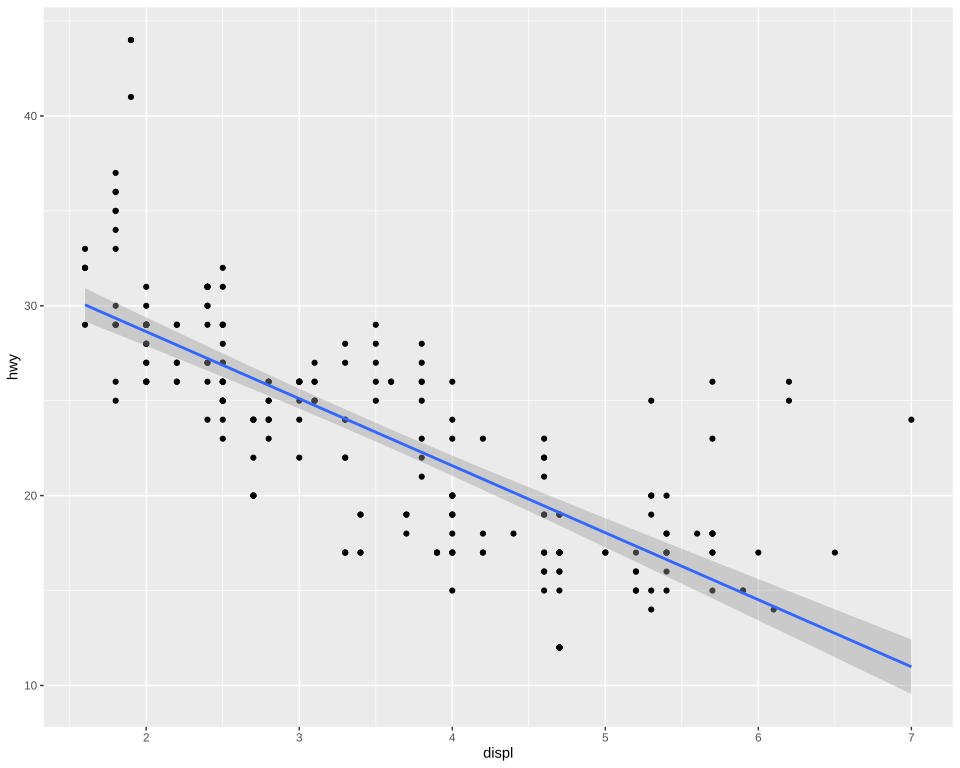

Write the R code that produced this figure.
# The plot test/golden/smooth_lm.svg draws, drawn by ggplot2 itself, as ggplot2's own visual tests
# draw their snapshots: the independent check on that golden whenever it changes. The suite never
# runs this; it needs R, ggplot2 and vdiffr, saved as the Docker image giggly-r:ggplot2-4.0.3. From
# the repository's root:
#
#   docker run --rm -v "$PWD/test/golden":/golden:ro giggly-r:ggplot2-4.0.3 \
#     Rscript /golden/smooth_lm.R > smooth_lm.ggplot2.svg
#
# and compare the two drawings element by element, as test/golden/point.R describes.
#
# geom_smooth()'s linear fit over mpg's points, as geom_smooth()'s reference page draws it with
# method = lm: the band in the theme's ink mixed 60% toward its paper at alpha 0.4, then the line
# in the theme's accent, twice the lines' width.
# First checked with ggplot2 4.0.3 and vdiffr 1.0.9: every element matches, in order, the x axis
# drawn before the y as test/golden/point.R describes, and every clip path.

library(ggplot2)
plot <- ggplot(mpg, aes(displ, hwy)) + geom_point() +
  geom_smooth(method = lm, formula = y ~ x) + theme_gray()
file <- tempfile(fileext = ".svg")
vdiffr::write_svg(plot, file)
cat(readLines(file), sep = "\n")
